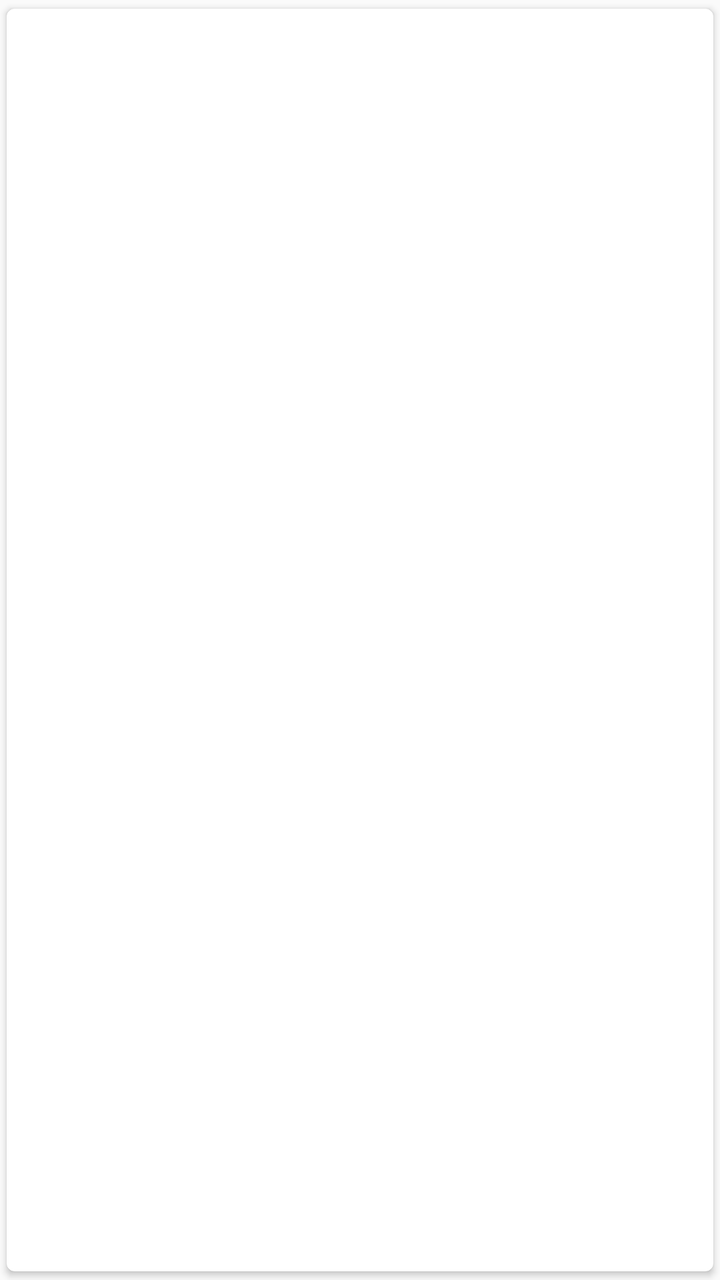
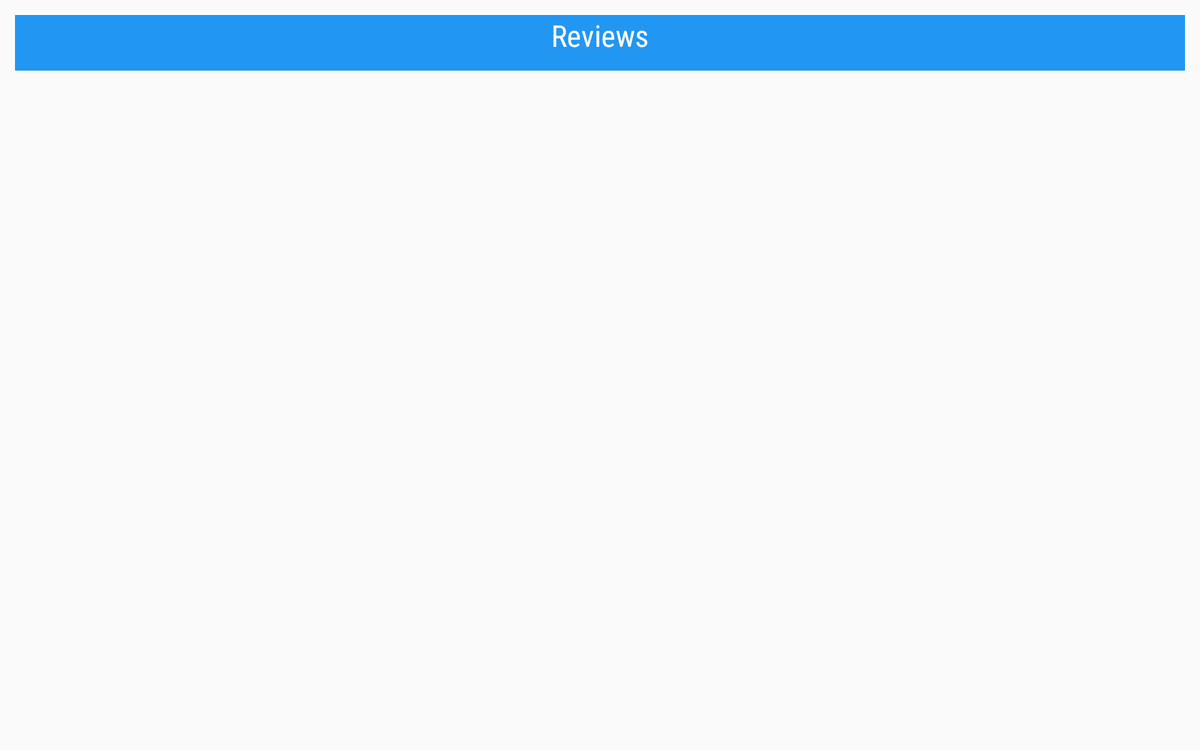

One screen, two layout resources from the same app: the default and the author's alternative for another configuration. Each is rendered where Android would select it; the XML of both is given below.
<!-- AndroidManifest.xml: activity theme AppTheme -->
<!-- res/layout/fragment_movie_reviews.xml -->
<android.support.v7.widget.CardView
    xmlns:android="http://schemas.android.com/apk/res/android"
    xmlns:app="http://schemas.android.com/apk/res-auto"
    android:layout_width="match_parent"
    android:layout_height="match_parent"
    android:elevation="8dp"
    app:cardCornerRadius="4dp"
    app:cardUseCompatPadding="true">

    <LinearLayout
        android:layout_width="match_parent"
        android:layout_height="match_parent"
        android:orientation="horizontal">

        <ImageView
            android:id="@+id/movie_poster_image"
            android:layout_width="140dp"
            android:layout_height="220dp"
            android:layout_gravity="left|top"
            android:cropToPadding="true"
            android:scaleType="centerCrop"/>


        <android.support.v7.widget.RecyclerView
            android:id="@+id/reviews_list_view"
            android:layout_width="match_parent"
            android:layout_height="match_parent"
            android:layout_below="@+id/movie_poster_image"
            android:paddingLeft="8dp"
            android:paddingRight="8dp"/>

    </LinearLayout>

</android.support.v7.widget.CardView>
<!-- resources referenced by this layout -->
<resources>
  <!-- from res/values-v21/ -->
  <style name="AppTheme" parent="AppTheme.Base">
          <item name="android:windowContentTransitions">true</item>
          <item name="android:windowAllowEnterTransitionOverlap">true</item>
          <item name="android:windowAllowReturnTransitionOverlap">true</item>
          <item name="android:windowSharedElementEnterTransition">@android:transition/move</item>
          <item name="android:windowSharedElementExitTransition">@android:transition/move</item>
          <item name="android:windowDrawsSystemBarBackgrounds">true</item>
      </style>
  <style name="AppTheme.Base" parent="Theme.AppCompat.Light.DarkActionBar">
          <item name="windowActionBar">false</item>
          <item name="windowNoTitle">true</item>
          <item name="colorPrimary">@color/colorPrimary</item>
          <item name="colorPrimaryDark">@color/colorPrimaryDark</item>
          <item name="colorAccent">@color/colorAccent</item>
      </style>
  <color name="colorPrimary">#2196f3</color>
  <color name="colorPrimaryDark">#1976d2</color>
  <color name="colorAccent">#ff4081</color>
</resources>
<!-- res/layout-sw720dp/fragment_movie_reviews.xml (the author's variant of the layout above) -->
<!-- drawn on a large tablet held sideways -->
<LinearLayout xmlns:android="http://schemas.android.com/apk/res/android"
              xmlns:tools="http://schemas.android.com/tools"
              android:layout_width="match_parent"
              android:layout_height="match_parent"
              android:orientation="vertical"
              android:paddingBottom="@dimen/activity_vertical_margin"
              android:paddingLeft="@dimen/activity_horizontal_margin"
              android:paddingRight="@dimen/activity_horizontal_margin"
              android:paddingTop="@dimen/activity_vertical_margin"
              tools:context=".activity.MovieReviewsFragment"
              tools:showIn="@layout/activity_movie_reviews">


    <LinearLayout
        android:layout_width="match_parent"
        android:layout_height="wrap_content"
        android:background="@color/colorPrimary"
        android:orientation="vertical">

        <TextView
            android:id="@+id/details_movie_title"
            android:layout_width="wrap_content"
            android:layout_height="wrap_content"
            android:layout_gravity="center_horizontal"
            android:layout_marginBottom="16dp"
            android:background="@color/colorPrimary"
            android:fontFamily="sans-serif-condensed"
            android:text="@string/title_activity_movie_reviews"
            android:textColor="@color/colorWhite"
            android:textSize="@dimen/movie_title_txt_size"
            />

        <android.support.v7.widget.RecyclerView
            android:id="@+id/reviews_list_view"
            android:layout_width="match_parent"
            android:layout_height="match_parent"
            android:layout_below="@+id/movie_poster_image"
            android:background="@color/colorWhite"
            android:paddingLeft="1dp"
            android:paddingRight="1dp"/>

    </LinearLayout>


</LinearLayout>
<!-- res/layout/activity_movie_reviews.xml (included above) -->
<?xml version="1.0" encoding="utf-8"?>
<RelativeLayout xmlns:android="http://schemas.android.com/apk/res/android"
    xmlns:tools="http://schemas.android.com/tools"
    android:layout_width="match_parent"
    android:layout_height="match_parent"
    tools:context="org.workspace7.populartalkies.activity.MovieDetailsActivity">

    <include
        android:id="@+id/toolbar"
        layout="@layout/toolbar" />

    <include
        layout="@layout/content_movie_reviews"
        android:layout_width="match_parent"
        android:layout_height="match_parent"
        android:layout_below="@+id/toolbar" />

</RelativeLayout>
<!-- res/layout/toolbar.xml (included above) -->
<?xml version="1.0" encoding="utf-8"?>
<android.support.v7.widget.Toolbar xmlns:android="http://schemas.android.com/apk/res/android"
    xmlns:app="http://schemas.android.com/apk/res-auto"
    android:layout_width="match_parent"
    android:layout_height="?attr/actionBarSize"
    android:background="?attr/colorPrimary"
    app:popupTheme="@style/AppTheme.PopupOverlay"
    app:theme="@style/AppTheme.Toolbar" />
<!-- res/layout/content_movie_reviews.xml (included above) -->
<fragment xmlns:android="http://schemas.android.com/apk/res/android"
    xmlns:app="http://schemas.android.com/apk/res-auto"
    xmlns:tools="http://schemas.android.com/tools"
    android:id="@+id/fragment_movie_reviews"
    android:name="org.workspace7.populartalkies.activity.MovieReviewsFragment"
    android:layout_width="match_parent"
    android:layout_height="match_parent"
    app:layout_behavior="@string/appbar_scrolling_view_behavior"
    tools:layout="@layout/fragment_movie_reviews" />
<!-- res/layout/fragment_movie_reviews.xml (included above) -->
<android.support.v7.widget.CardView
    xmlns:android="http://schemas.android.com/apk/res/android"
    xmlns:app="http://schemas.android.com/apk/res-auto"
    android:layout_width="match_parent"
    android:layout_height="match_parent"
    android:elevation="8dp"
    app:cardCornerRadius="4dp"
    app:cardUseCompatPadding="true">

    <LinearLayout
        android:layout_width="match_parent"
        android:layout_height="match_parent"
        android:orientation="horizontal">

        <ImageView
            android:id="@+id/movie_poster_image"
            android:layout_width="140dp"
            android:layout_height="220dp"
            android:layout_gravity="left|top"
            android:cropToPadding="true"
            android:scaleType="centerCrop"/>


        <android.support.v7.widget.RecyclerView
            android:id="@+id/reviews_list_view"
            android:layout_width="match_parent"
            android:layout_height="match_parent"
            android:layout_below="@+id/movie_poster_image"
            android:paddingLeft="8dp"
            android:paddingRight="8dp"/>

    </LinearLayout>

</android.support.v7.widget.CardView>
<!-- resources referenced by the variant -->
<!-- as a large tablet held sideways resolves them -->
<resources>
  <color name="colorPrimary">#2196f3</color>
  <color name="colorWhite">#FFFFFF</color>
  <dimen name="activity_horizontal_margin">16dp</dimen>
  <dimen name="activity_vertical_margin">16dp</dimen>
  <!-- from res/values-sw720dp/ -->
  <dimen name="movie_title_txt_size">32sp</dimen>
  <string name="title_activity_movie_reviews">Reviews</string>
  <style name="AppTheme.PopupOverlay" parent="ThemeOverlay.AppCompat.Light">
      </style>
  <style name="AppTheme.Toolbar" parent="ThemeOverlay.AppCompat.Dark.ActionBar">
      </style>
  <!-- from res/values-v21/ -->
  <style name="AppTheme" parent="AppTheme.Base">
          <item name="android:windowContentTransitions">true</item>
          <item name="android:windowAllowEnterTransitionOverlap">true</item>
          <item name="android:windowAllowReturnTransitionOverlap">true</item>
          <item name="android:windowSharedElementEnterTransition">@android:transition/move</item>
          <item name="android:windowSharedElementExitTransition">@android:transition/move</item>
          <item name="android:windowDrawsSystemBarBackgrounds">true</item>
      </style>
  <style name="AppTheme.Base" parent="Theme.AppCompat.Light.DarkActionBar">
          <item name="windowActionBar">false</item>
          <item name="windowNoTitle">true</item>
          <item name="colorPrimary">@color/colorPrimary</item>
          <item name="colorPrimaryDark">@color/colorPrimaryDark</item>
          <item name="colorAccent">@color/colorAccent</item>
      </style>
  <color name="colorPrimaryDark">#1976d2</color>
  <color name="colorAccent">#ff4081</color>
</resources>
